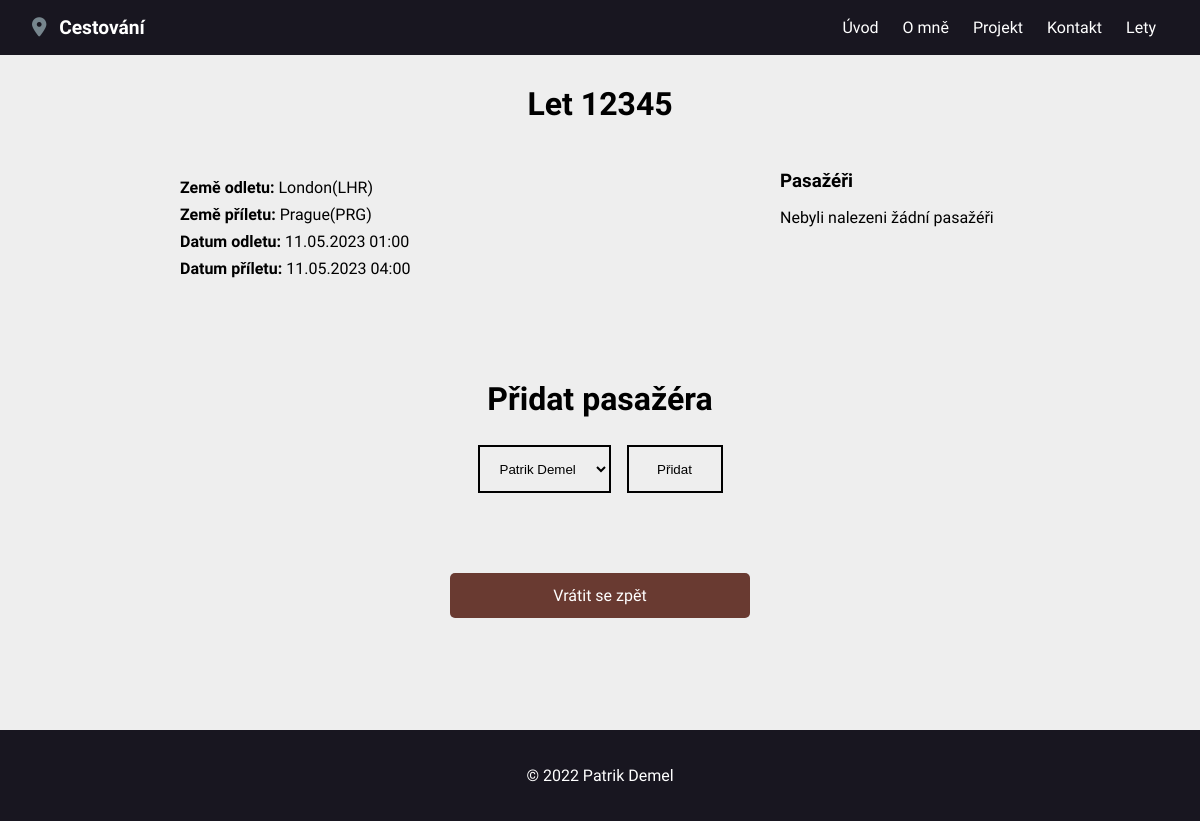
/web/12345, run on the app's committed database.
### web/models.py (models this page shows, shortened)
class Flights(models.Model):
    code = models.CharField(max_length=5, default="00000", primary_key=True)
    departure = models.ForeignKey(
        Airports, on_delete=models.CASCADE, related_name='departure')
    departure_date = models.DateTimeField(
        default=datetime.now, blank=True)
    arrival = models.ForeignKey(
        Airports, on_delete=models.CASCADE, related_name='arrival')
    arrival_date = models.DateTimeField(
        default=datetime.now, blank=True)

class Airports(models.Model):
    city = models.CharField(max_length=50)
    code = models.CharField(max_length=3)
    def __str__(self):
        return f'{self.city}({self.code})'

### web/views.py (the view)
# urls.py: path('<str:flight_code>', views.flight, name='flight'),
def flight(request, flight_code):
    flight = Flights.objects.get(pk=flight_code)
    return render(request, 'web/flight.html', {
        'flight': flight,
        'passanger': flight.passanger.all(),
        'none_passanger': Passangers.objects.exclude(flights=flight).all()
    })

### web/models.py (called while the page is built)
    def __str__(self):
        return f'{self.first_name} {self.last_name}'

### web/templates/web/flight.html (shortened to what this page needs)
{% extends "web/layout.html" %} {% block body %}
<h2 class="heading-2 text-center">Let {{flight.code}}</h2>
<section id="web-flight">
  <div id="flight-details" class="web-flight-div">
    <ul id="flight-details-list">
      <li class="flight-details-flight">
        <span class="bold-text">Země odletu: </span>{{flight.departure}}
      </li>
      <li class="flight-details-flight">
        <span class="bold-text">Země příletu: </span>{{flight.arrival}}
      </li>
      <li class="flight-details-flight">
        <span class="bold-text">Datum odletu: </span
        >{{flight.departure_date|date:'d.m.Y H:i'}}
      </li>
      <li class="flight-details-flight">
        <span class="bold-text">Datum příletu: </span
        >{{flight.arrival_date|date:'d.m.Y H:i'}}
      </li>
    </ul>
  </div>
  <div id="passangers" class="web-flight-div">
    <h3 class="heading-3">Pasažéři</h3>
    <ul id="passangers-list">
      {% for passanger in passanger %}
      <li class="passangers-list-passanger">{{passanger}}</li>
      {% empty %}
      <li class="passangers-list-passanger">Nebyli nalezeni žádní pasažéři</li>
      {% endfor %}
    </ul>
  </div>
</section>
<section id="add-passanger">
  <h2 class="heading-2 text-center">Přidat pasažéra</h2>
  <form
    id="add-passanger-form"
    method="POST"
    action="{% url 'book' flight_code %}">
    <select name="passanger">
      {% for passanger in none_passanger %}
      <option value="{{ passanger.id }}">{{ passanger }}</option>
      {% endfor %}
    </select>
    <input type="submit" class="btn" value="Přidat" />
  </form>
</section>
<div id="button-div">
  <a href="{% url 'index' %}" class="btn" id="flight-button">Vrátit se zpět</a>
</div>
{% endblock %}

### web/static/web/styles.css (style rules this page uses)
* { box-sizing: border-box; margin: 0; padding: 0; }
body { background: #eee; font-family: 'Varela Round', sans-serif; }
a { text-decoration: none; }
h2 { margin: 2rem 0; font-family: 'Varela Round', sans-serif; }
h3 { font-weight: bold; font-family: 'Varela Round', sans-serif; }
.btn { display: inline-block; color: white; background: #693a31; padding: 0.8rem 2rem; border: none; border-radius: 5px; text-decoration: none; }
.text-center { text-align: center; }
.heading-2 { font-size: 2rem; margin-bottom: 0.75rem; line-height: 1.1; }
.bold-text { font-weight: bold; }
#web-flight { display: flex; justify-content: space-around; margin-top: 3rem; padding: 0 0 4rem 0; }
.web-flight-div { min-width: 20%; }
#flight-details-list, #passangers-list { list-style: none; }
.flight-details-flight { margin: 0.5rem 0; }
#passangers .heading-3 { margin-bottom: 1rem; }
#button-div { display: flex; align-items: center; padding-bottom: 10vh; flex-direction: column; margin-top: 3rem; }
#flight-button { width: 25%; text-align: center; margin: 2rem 0; }
#add-passanger { display: flex; flex-direction: column; align-items: center; }
#add-passanger-form { display: flex; align-items: center; width: 80%; margin-top: 1rem; justify-content: center; gap: 1rem; }
#add-passanger-form .btn, #add-passanger-form select { padding: 0.5rem 1rem; background-color: transparent; border: 2px solid black; min-width: 6rem; color: black; min-height: 3rem; border-radius: 0%; }

### data on the page
Flights: code "12345", departure "London(LHR)", arrival "Prague(PRG)", departure_date "11.05.2023 01:00", arrival_date "11.05.2023 04:00"

### other printed values
form field passanger "Patrik Demel"
